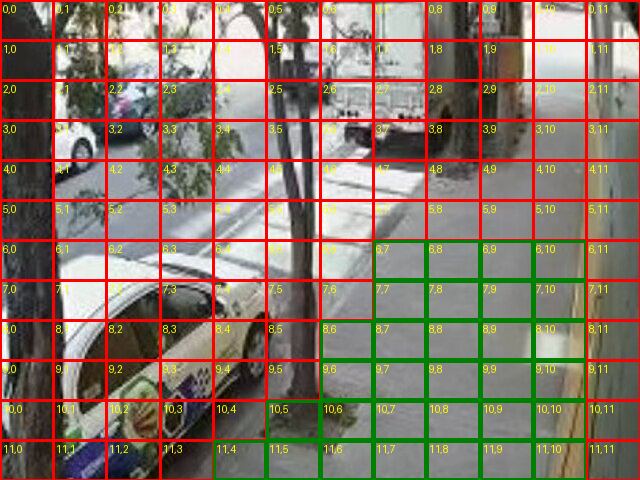
#> input picture imagen_celdas.png, 640 x 480 px
$ python Seleccionar_Celdas_GUI.py imagen_celdas.png 5 5
#> lines starting #> are read from the running program, lines starting #| are printed output that depends on the picture
#!/usr/bin/env python3
import json
from PIL import Image, ImageDraw
import matplotlib.pyplot as plt
import sys

# CALCULO DE CELDAS
def calcular_celdas(img_w, img_h, filas, columnas):
    cell_w = img_w / columnas
    cell_h = img_h / filas

    celdas = []
    for f in range(filas):
        for c in range(columnas):
            x1 = int(c * cell_w)
            y1 = int(f * cell_h)
            x2 = int((c + 1) * cell_w)
            y2 = int((f + 1) * cell_h)
            celdas.append({
                "id": f"{f},{c}",
                "fila": f,
                "columna": c,
                "x1": x1, "y1": y1,
                "x2": x2, "y2": y2
            })
    return celdas

# =============================
if __name__ == "__main__":

    if len(sys.argv) < 4:
        print("Uso: python3 Seleccionar_Celdas_GUI.py [imagen.jpg] [filas] [columnas]")
        sys.exit(1)

    imagen_path = sys.argv[1]
    filas = int(sys.argv[2])
    columnas = int(sys.argv[3])

    # Cargar imagen
    img = Image.open(imagen_path)
#> img is the input picture: PIL image 640x480 RGB; mean R, G, B 135.6, 116.4, 103.1
    w, h = img.size
#> w = 640; h = 480

    # Calcular celdas
    celdas = calcular_celdas(w, h, filas, columnas)

    # Lista de celdas seleccionadas
    seleccionadas = []

    # Mostrar imagen
    fig, ax = plt.subplots()
    ax.imshow(img)
    ax.set_title("Haz clic en las celdas. CERRAR VENTANA para guardar JSON e imagen")

    # Dibujar grid
    for c in celdas:
        ax.plot([c["x1"], c["x2"], c["x2"], c["x1"], c["x1"]],
                [c["y1"], c["y1"], c["y2"], c["y2"], c["y1"]],
                'r', linewidth=1)

    # Para clic
    def onclick(event):
        if event.xdata is None or event.ydata is None:
            return

        x, y = event.xdata, event.ydata

        for c in celdas:
            if c["x1"] <= x <= c["x2"] and c["y1"] <= y <= c["y2"]:
                if c not in seleccionadas:
                    seleccionadas.append(c)
                    print("Celda:", c["id"])
                    # Dibujar celda seleccionada en verde
                    ax.plot([c["x1"], c["x2"], c["x2"], c["x1"], c["x1"]],
                            [c["y1"], c["y1"], c["y2"], c["y2"], c["y1"]],
                            'g', linewidth=2)
                    fig.canvas.draw()
                break

    fig.canvas.mpl_connect('button_press_event', onclick)

    # Ventana interactiva
    plt.show()
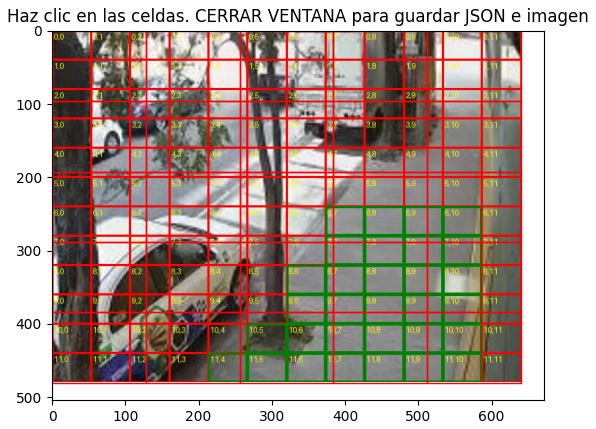
#> figure drawn by matplotlib, 1 panel

    # Guardar JSON
    salida_json = "celdas.json"
    with open(salida_json, "w") as f:
        json.dump(seleccionadas, f, indent=4)

    print("\nJSON generado:", salida_json)

    # Guardar imagen marcada
    img_marked = img.copy()
    draw = ImageDraw.Draw(img_marked)

    for c in celdas:
        if c in seleccionadas:
            # Celda seleccionada en verde
            draw.rectangle([(c["x1"], c["y1"]), (c["x2"], c["y2"])], outline="green", width=3)
            draw.text((c["x1"] + 3, c["y1"] + 3), c["id"], fill="yellow")
        else:
            # Celda no seleccionada en rojo
            draw.rectangle([(c["x1"], c["y1"]), (c["x2"], c["y2"])], outline="red", width=2)
            draw.text((c["x1"] + 3, c["y1"] + 3), c["id"], fill="yellow")

    salida_png = "imagen_celdas.png"
    img_marked.save(salida_png)
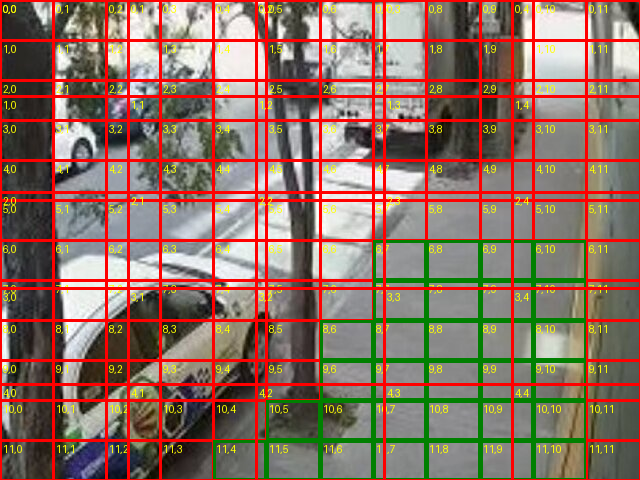
#> saved as imagen_celdas.png: PIL image 640x480 RGB; mean R, G, B 141.4, 111, 97.8

    print("Imagen generada:", salida_png)
